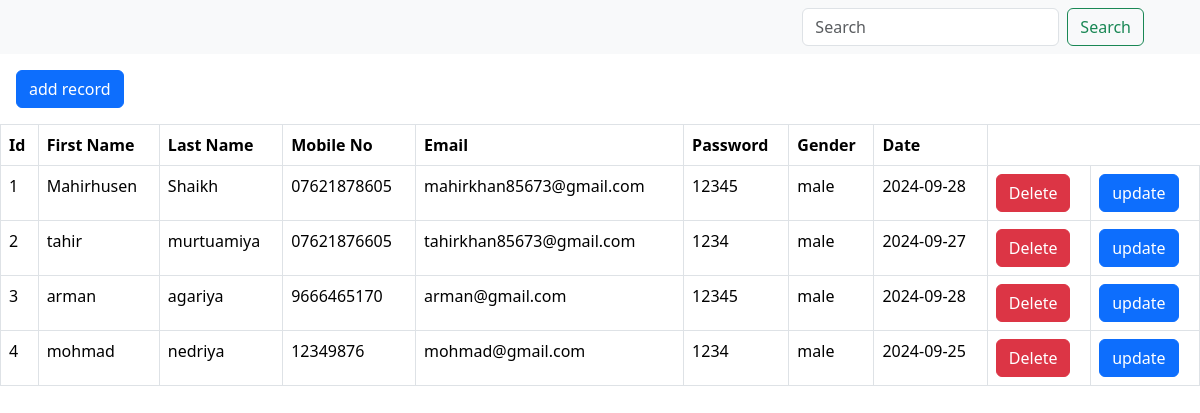
The app's page /read.php with its own data.
### tables this page shows
CREATE TABLE `utbl` (
  `id` int(255) NOT NULL,
  `fname` varchar(255) NOT NULL,
  `lname` varchar(100) NOT NULL,
  `mobileno` varchar(100) NOT NULL,
  `email` varchar(100) NOT NULL,
  `password` varchar(255) NOT NULL,
  `gender` varchar(255) NOT NULL,
  `date` date NOT NULL
);

### read.php (the view, shortened to what this page needs)
<!DOCTYPE html>
<html lang="en">
<head>
<link href="https://cdn.jsdelivr.net/npm/bootstrap@5.3.3/dist/css/bootstrap.min.css" rel="stylesheet"
integrity="sha384-QWTKZyjpPEjISv5WaRU9OFeRpok6YctnYmDr5pNlyT2bRjXh0JMhjY6hW+ALEwIH">
</head>
<body>
<nav class="navbar navbar-light bg-light justify-content-end">
<form class="form-inline d-flex d-block me-5" method="GET" action="">
<input class="form-control mr-sm-2" name="search" type="search" id="search" placeholder="Search" aria-label="Search">
         <button class="btn btn-outline-success my-2 mx-2 my-sm-0" type="submit">Search</button>
</form>
</nav>
<div class="m-3">
         <a button type="submit" name="submit" class="btn btn-primary" href="index.php">add record</a></button>
     </div>
    <?php
  include 'conn.php';
  $sql = "SELECT * FROM utbl";
 $result = mysqli_query($con, $sql);
 $num = mysqli_num_rows($result);
if ($num > 0) {
    echo '<table class="table table-bordered">';
    echo '<thead class="thead-light">';
     echo '<tr>
            <th>Id</th>
            <th>First Name</th>
            <th>Last Name</th>
            <th>Mobile No</th>
            <th>Email</th>
            <th>Password</th>
            <th>Gender</th>
            <th>Date</th>
            </tr>';
    echo '</thead>';
   echo '<tbody>';
while($row=mysqli_fetch_array($result)){
echo '<tr>
<td>'.($row["id"]).'</td>
    <td>'.($row["fname"]).'</td>
   <td>'.($row["lname"]).'</td>
         <td>'.($row["mobileno"]).'</td>
         <td>'.($row["email"]).'</td>
             <td>'.($row["password"]).'</td>
           <td>'.($row["gender"]).'</td>
               <td>'.($row["date"]).'</td>
<td><a class="text-decoration-none" href="delete.php?delete='.($row["id"]).'"><button type="submit" onclick="return checkdelete();" class="btn btn-danger" name="delete " value="delete ">Delete</button></a></td>
<td><a class="text-decoration-none" href="update.php?update='.($row["id"]).'"><button type="submit" class=" btn btn-primary" name="update" value="update">update</button></a></td>
<tr>';
}
 echo  '</table>';
} else{
    echo"record not found";
 }
 ?>
 </body>
 </html>

### records on screen
utbl: id "1", fname "Mahirhusen", lname "Shaikh", mobileno "07621878605", email "mahirkhan85673@gmail.com", password "12345", gender "male", date "2024-09-28"
utbl: id "2", fname "tahir", lname "murtuamiya", mobileno "07621876605", email "tahirkhan85673@gmail.com", password "1234", gender "male", date "2024-09-27"
utbl: id "3", fname "arman", lname "agariya", mobileno "9666465170", email "arman@gmail.com", password "12345", gender "male", date "2024-09-28"
utbl: id "4", fname "mohmad", lname "nedriya", mobileno "12349876", email "mohmad@gmail.com", password "1234", gender "male", date "2024-09-25"
